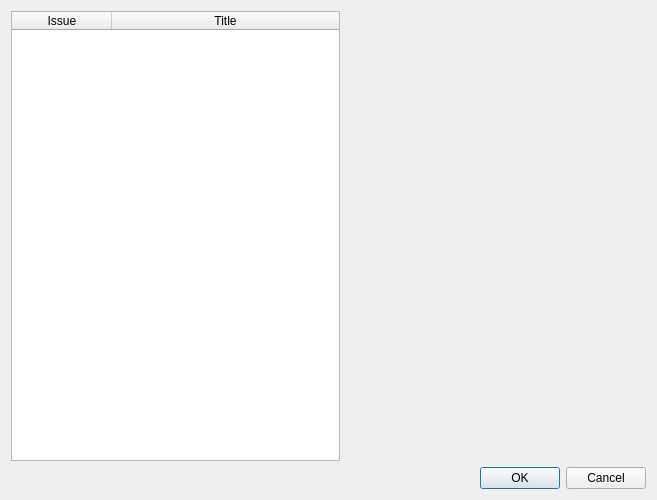
<?xml version="1.0" encoding="UTF-8"?>
<ui version="4.0">
 <class>dialogIssueSelect</class>
 <widget class="QDialog" name="dialogIssueSelect">
  <property name="geometry">
   <rect>
    <x>0</x>
    <y>0</y>
    <width>657</width>
    <height>400</height>
   </rect>
  </property>
  <property name="windowTitle">
   <string>Select Issue</string>
  </property>
  <layout class="QGridLayout" name="gridLayout">
   <item row="0" column="0">
    <layout class="QVBoxLayout" name="verticalLayout">
     <item>
      <layout class="QHBoxLayout" name="horizontalLayout">
       <item>
        <widget class="QTableWidget" name="twList">
         <property name="selectionMode">
          <enum>QAbstractItemView::SingleSelection</enum>
         </property>
         <property name="selectionBehavior">
          <enum>QAbstractItemView::SelectRows</enum>
         </property>
         <property name="rowCount">
          <number>0</number>
         </property>
         <property name="columnCount">
          <number>2</number>
         </property>
         <attribute name="horizontalHeaderStretchLastSection">
          <bool>true</bool>
         </attribute>
         <attribute name="verticalHeaderVisible">
          <bool>false</bool>
         </attribute>
         <column>
          <property name="text">
           <string>Issue</string>
          </property>
         </column>
         <column>
          <property name="text">
           <string>Title</string>
          </property>
          <property name="textAlignment">
           <set>AlignHCenter|AlignVCenter|AlignCenter</set>
          </property>
         </column>
        </widget>
       </item>
       <item>
        <widget class="QWidget" name="coverImageContainer" native="true">
         <property name="minimumSize">
          <size>
           <width>300</width>
           <height>450</height>
          </size>
         </property>
         <property name="maximumSize">
          <size>
           <width>300</width>
           <height>450</height>
          </size>
         </property>
        </widget>
       </item>
      </layout>
     </item>
     <item>
      <widget class="QDialogButtonBox" name="buttonBox">
       <property name="orientation">
        <enum>Qt::Horizontal</enum>
       </property>
       <property name="standardButtons">
        <set>QDialogButtonBox::Cancel|QDialogButtonBox::Ok</set>
       </property>
      </widget>
     </item>
    </layout>
   </item>
  </layout>
 </widget>
 <resources/>
 <connections>
  <connection>
   <sender>buttonBox</sender>
   <signal>accepted()</signal>
   <receiver>dialogIssueSelect</receiver>
   <slot>accept()</slot>
   <hints>
    <hint type="sourcelabel">
     <x>248</x>
     <y>254</y>
    </hint>
    <hint type="destinationlabel">
     <x>157</x>
     <y>274</y>
    </hint>
   </hints>
  </connection>
  <connection>
   <sender>buttonBox</sender>
   <signal>rejected()</signal>
   <receiver>dialogIssueSelect</receiver>
   <slot>reject()</slot>
   <hints>
    <hint type="sourcelabel">
     <x>316</x>
     <y>260</y>
    </hint>
    <hint type="destinationlabel">
     <x>286</x>
     <y>274</y>
    </hint>
   </hints>
  </connection>
 </connections>
</ui>
